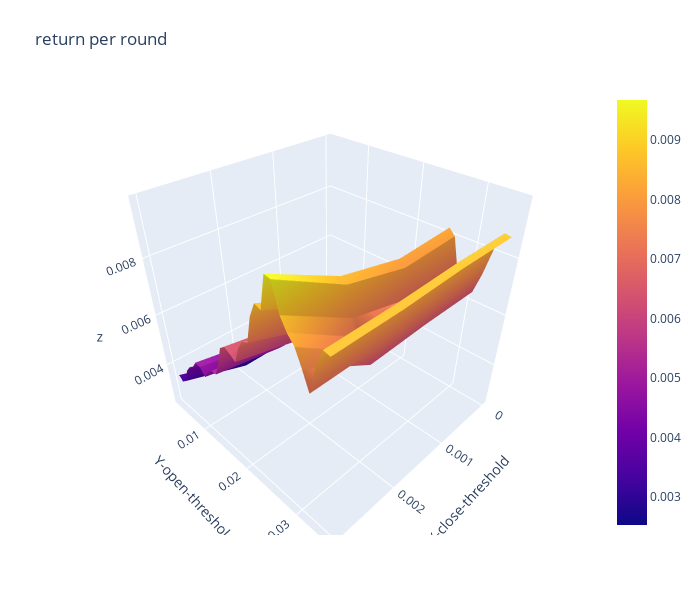

Here is the notebook cell this chart was saved with:
### Code cell
import plotly.graph_objects as go

x_data = df_return_per_round.columns.to_list() # close threshold

y_data = df_return_per_round.index.to_list() # open threshold

z_data = df_return_per_round.copy(deep=True) # return per round

fig = go.Figure(data=[go.Surface(z=z_data.values,x=x_data,y=y_data)])

fig.update_layout(title="return per round", # 标题
                  autosize=False,  # 尺度自动缩放
                  width=700,  # 长宽
                  height=600,
                  margin=dict(l=65,r=50,b=65,t=90),  # 4个位置的距离
                  scene=dict(xaxis_title='X-close-threshold',yaxis_title='Y-open-threshold')
                 )

fig.show()

### Figure 1 — Plotly figure (JSON) as saved in the notebook; plotly's stock layout.template omitted (floating-point values rounded to 4 significant figures; data arrays with more than 128 entries replaced by an {"elided": "..."} marker saying what was removed)
{"data": [{"type": "surface", "x": [0, 0.001, 0.002, 0.003], "y": [0.0031, 0.0032, 0.0035, 0.004, 0.005, 0.006, 0.007, 0.008, 0.009, 0.01, 0.011, 0.012, 0.013, 0.014, 0.015, 0.016, 0.017, 0.018, 0.019, 0.02, 0.021, 0.022, 0.023, 0.024, 0.025, 0.026, 0.027, 0.028, 0.029, 0.03, 0.031, 0.032, 0.033, 0.034, 0.035], "z": {"elided": "35x4 float values"}}], "layout": {"autosize": false, "height": 600, "margin": {"b": 65, "l": 65, "r": 50, "t": 90}, "scene": {"xaxis": {"title": {"text": "X-close-threshold"}}, "yaxis": {"title": {"text": "Y-open-threshold"}}}, "title": {"text": "return per round"}, "width": 700}}
